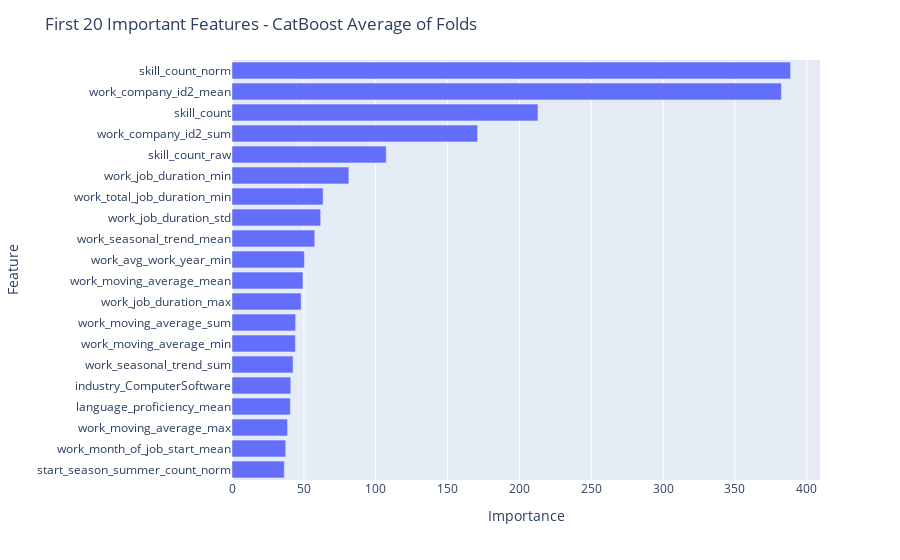

Write notebook code for a chart like this one.
### Code cell
test = pd.read_csv("./test_user_lang_work_revise.csv")
test = test.merge(skills_count, on="user_id", how="left")
test = test.merge(skills_catboost_test_agg, on="user_id", how="left")
test.drop(columns=["user_id"],inplace=True)

models = encode_test(skills_catboost_train_agg)
model_preds = [model.predict(test) for model in models]
model_preds

### Figure 1 — Plotly figure (JSON) as saved in the notebook; plotly's stock layout.template omitted (floating-point values rounded to 4 significant figures)
{"data": [{"alignmentgroup": "True", "hovertemplate": "Importance=%{x}<br>Feature=%{y}<extra></extra>", "legendgroup": "", "marker": {"color": "#636efa", "pattern": {"shape": ""}}, "name": "", "offsetgroup": "", "orientation": "h", "showlegend": false, "textposition": "auto", "type": "bar", "x": [36.4, 37.4, 38.7, 40.6, 40.9, 42.5, 44.1, 44.3, 48.1, 49.4, 50.4, 57.6, 61.7, 63.4, 81.3, 107.3, 170.9, 212.9, 382.3, 388.7], "xaxis": "x", "y": ["start_season_summer_count_norm", "work_month_of_job_start_mean", "work_moving_average_max", "language_proficiency_mean", "industry_ComputerSoftware", "work_seasonal_trend_sum", "work_moving_average_min", "work_moving_average_sum", "work_job_duration_max", "work_moving_average_mean", "work_avg_work_year_min", "work_seasonal_trend_mean", "work_job_duration_std", "work_total_job_duration_min", "work_job_duration_min", "skill_count_raw", "work_company_id2_sum", "skill_count", "work_company_id2_mean", "skill_count_norm"], "yaxis": "y"}], "layout": {"barmode": "relative", "legend": {"tracegroupgap": 0}, "margin": {"t": 60}, "title": {"text": "First 20 Important Features - CatBoost Average of Folds"}, "xaxis": {"anchor": "y", "domain": [0, 1], "title": {"text": "Importance"}}, "yaxis": {"anchor": "x", "domain": [0, 1], "title": {"text": "Feature"}}}}
